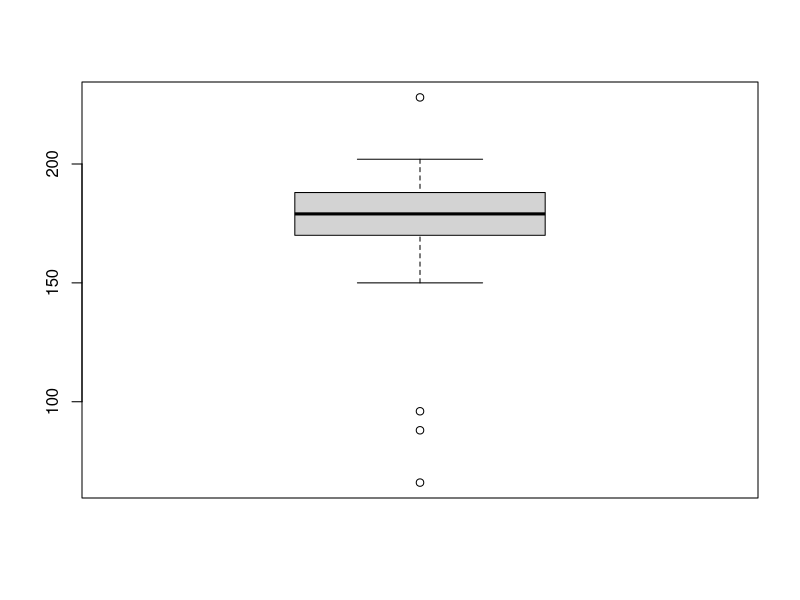
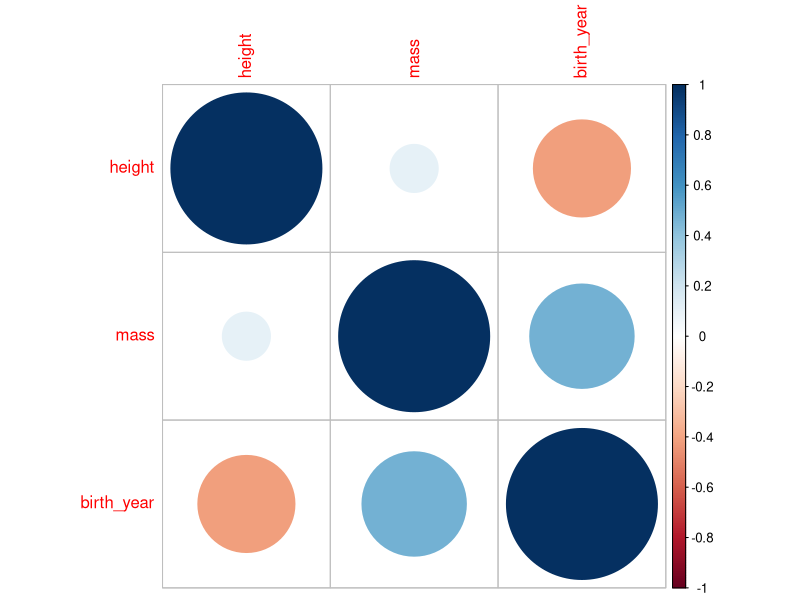
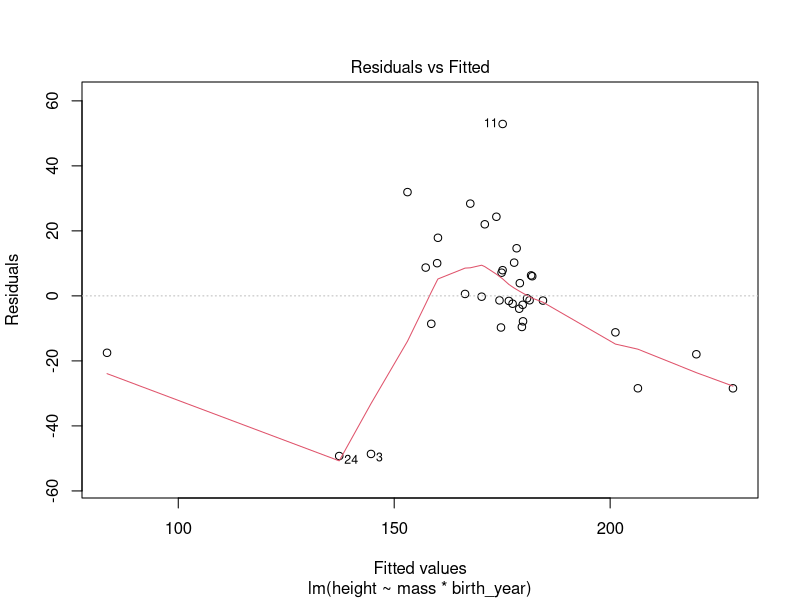
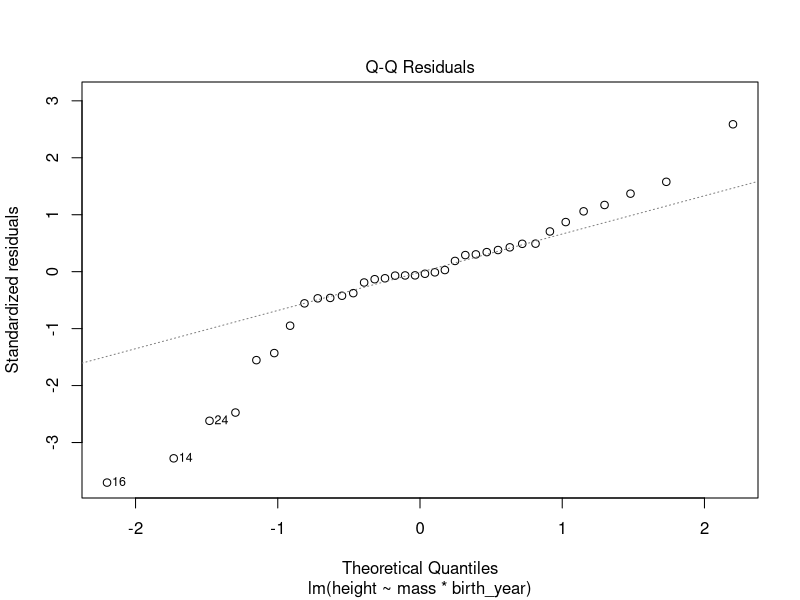
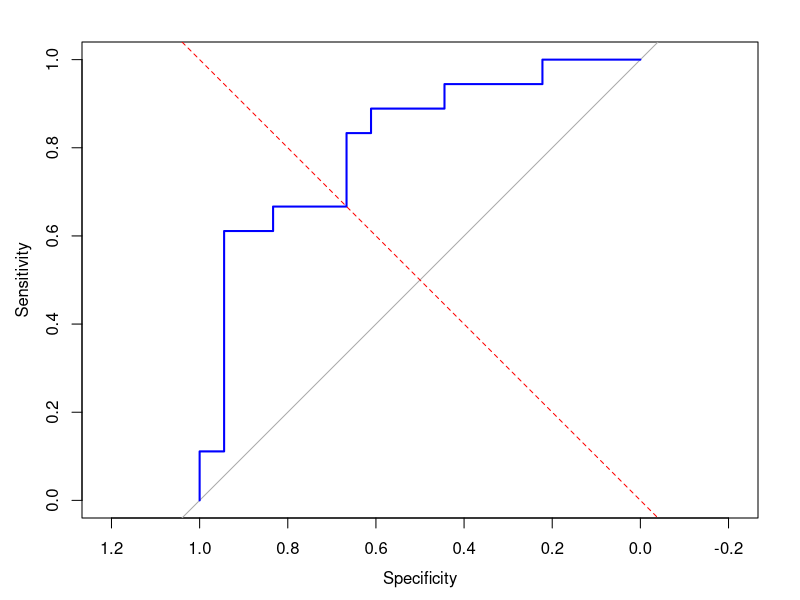

R code for these plots, in order:
library(dplyr)
library(ggplot2)
library(caret)
library(car)
library(pROC)
library(corrplot)

data("starwars")

starwars <- starwars %>% 
  filter(!is.na(height), !is.na(mass), !is.na(birth_year))

head(starwars)
sum(is.na(starwars))
summary(starwars)

boxplot(starwars$height)

numeric_sw <- starwars %>% select(where(is.numeric))
cor_sw <- cor(numeric_sw)
corrplot(cor_sw, method = "circle")

simple_model <- lm(height ~ mass, data = starwars)
summary(simple_model)

multiple_model <- lm(height ~ mass * birth_year, data = starwars)
summary(multiple_model)

adjusted_R2 <- summary(multiple_model)$adj.r.squared
AIC_value <- AIC(multiple_model)
BIC_value <- BIC(multiple_model)

cat("Adjusted R^2:", adjusted_R2, "\n")
cat("AIC:", AIC_value, "\n")
cat("BIC:", BIC_value, "\n")

plot(multiple_model, which = 1)
plot(multiple_model, which = 2)

set.seed(123)
train_control <- trainControl(method = "cv", number = 10)

cv_model <- train(
  height ~ mass * birth_year,
  data = starwars,
  method = "lm",
  trControl = train_control
)
print(cv_model)

starwars$height_class <- ifelse(starwars$height >= median(starwars$height), 1, 0)

logistic_model <- glm(height_class ~ mass * birth_year,
                      data = starwars,
                      family = "binomial")
summary(logistic_model)

pred_probs <- predict(logistic_model, type = "response")
roc_curve <- roc(starwars$height_class, pred_probs)

plot(roc_curve, col = "blue")
abline(a = 0, b = 1, lty = 2, col = "red")
cat("AUC:", auc(roc_curve), "\n")
